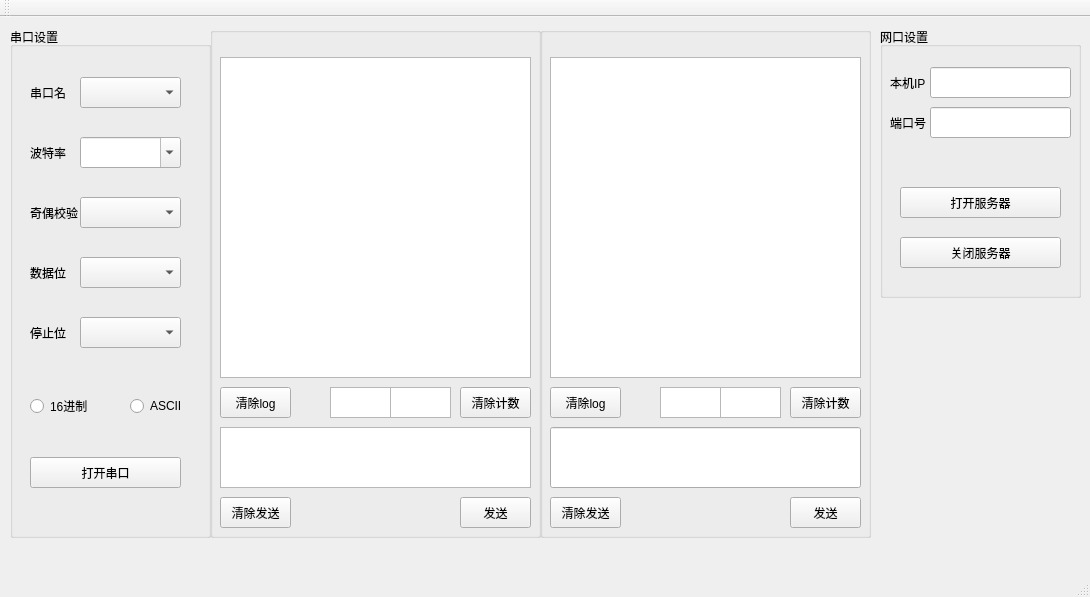
<?xml version="1.0" encoding="UTF-8"?>
<ui version="4.0">
 <class>CommunicationClass</class>
 <widget class="QMainWindow" name="CommunicationClass">
  <property name="geometry">
   <rect>
    <x>0</x>
    <y>0</y>
    <width>1090</width>
    <height>597</height>
   </rect>
  </property>
  <property name="windowTitle">
   <string>通信模块</string>
  </property>
  <widget class="QWidget" name="centralWidget">
   <widget class="QGroupBox" name="groupBox">
    <property name="geometry">
     <rect>
      <x>10</x>
      <y>10</y>
      <width>201</width>
      <height>511</height>
     </rect>
    </property>
    <property name="title">
     <string>串口设置</string>
    </property>
    <widget class="QLabel" name="label">
     <property name="geometry">
      <rect>
       <x>20</x>
       <y>60</y>
       <width>54</width>
       <height>12</height>
      </rect>
     </property>
     <property name="text">
      <string>串口名</string>
     </property>
    </widget>
    <widget class="QComboBox" name="serial_name">
     <property name="geometry">
      <rect>
       <x>70</x>
       <y>50</y>
       <width>101</width>
       <height>31</height>
      </rect>
     </property>
    </widget>
    <widget class="QLabel" name="label_2">
     <property name="geometry">
      <rect>
       <x>20</x>
       <y>120</y>
       <width>54</width>
       <height>12</height>
      </rect>
     </property>
     <property name="text">
      <string>波特率</string>
     </property>
    </widget>
    <widget class="QComboBox" name="baudrate">
     <property name="geometry">
      <rect>
       <x>70</x>
       <y>110</y>
       <width>101</width>
       <height>31</height>
      </rect>
     </property>
     <property name="editable">
      <bool>true</bool>
     </property>
    </widget>
    <widget class="QLabel" name="label_9">
     <property name="geometry">
      <rect>
       <x>20</x>
       <y>180</y>
       <width>54</width>
       <height>12</height>
      </rect>
     </property>
     <property name="text">
      <string>奇偶校验</string>
     </property>
    </widget>
    <widget class="QComboBox" name="parity">
     <property name="geometry">
      <rect>
       <x>70</x>
       <y>170</y>
       <width>101</width>
       <height>31</height>
      </rect>
     </property>
    </widget>
    <widget class="QPushButton" name="serial_switch">
     <property name="geometry">
      <rect>
       <x>20</x>
       <y>430</y>
       <width>151</width>
       <height>31</height>
      </rect>
     </property>
     <property name="text">
      <string>打开串口</string>
     </property>
    </widget>
    <widget class="QLabel" name="label_4">
     <property name="geometry">
      <rect>
       <x>20</x>
       <y>240</y>
       <width>54</width>
       <height>12</height>
      </rect>
     </property>
     <property name="text">
      <string>数据位</string>
     </property>
    </widget>
    <widget class="QLabel" name="label_3">
     <property name="geometry">
      <rect>
       <x>20</x>
       <y>300</y>
       <width>54</width>
       <height>12</height>
      </rect>
     </property>
     <property name="text">
      <string>停止位</string>
     </property>
    </widget>
    <widget class="QComboBox" name="databits">
     <property name="geometry">
      <rect>
       <x>70</x>
       <y>230</y>
       <width>101</width>
       <height>31</height>
      </rect>
     </property>
    </widget>
    <widget class="QComboBox" name="stopbits">
     <property name="geometry">
      <rect>
       <x>70</x>
       <y>290</y>
       <width>101</width>
       <height>31</height>
      </rect>
     </property>
    </widget>
    <widget class="QRadioButton" name="ascii_Button">
     <property name="geometry">
      <rect>
       <x>120</x>
       <y>370</y>
       <width>91</width>
       <height>18</height>
      </rect>
     </property>
     <property name="text">
      <string>ASCII</string>
     </property>
    </widget>
    <widget class="QRadioButton" name="hex_Button">
     <property name="geometry">
      <rect>
       <x>20</x>
       <y>370</y>
       <width>91</width>
       <height>18</height>
      </rect>
     </property>
     <property name="text">
      <string>16进制</string>
     </property>
    </widget>
   </widget>
   <widget class="QGroupBox" name="groupBox_2">
    <property name="geometry">
     <rect>
      <x>880</x>
      <y>10</y>
      <width>201</width>
      <height>271</height>
     </rect>
    </property>
    <property name="title">
     <string>网口设置</string>
    </property>
    <widget class="QLabel" name="label_5">
     <property name="geometry">
      <rect>
       <x>10</x>
       <y>50</y>
       <width>54</width>
       <height>12</height>
      </rect>
     </property>
     <property name="text">
      <string>本机IP</string>
     </property>
    </widget>
    <widget class="QLabel" name="label_6">
     <property name="geometry">
      <rect>
       <x>10</x>
       <y>90</y>
       <width>54</width>
       <height>12</height>
      </rect>
     </property>
     <property name="text">
      <string>端口号</string>
     </property>
    </widget>
    <widget class="QPushButton" name="pushButtonConnect">
     <property name="geometry">
      <rect>
       <x>20</x>
       <y>160</y>
       <width>161</width>
       <height>31</height>
      </rect>
     </property>
     <property name="text">
      <string>打开服务器</string>
     </property>
    </widget>
    <widget class="QLineEdit" name="lineEditPort">
     <property name="geometry">
      <rect>
       <x>50</x>
       <y>80</y>
       <width>141</width>
       <height>31</height>
      </rect>
     </property>
     <property name="maxLength">
      <number>3273</number>
     </property>
    </widget>
    <widget class="QPushButton" name="pushButtonDisConnect">
     <property name="geometry">
      <rect>
       <x>20</x>
       <y>210</y>
       <width>161</width>
       <height>31</height>
      </rect>
     </property>
     <property name="text">
      <string>关闭服务器</string>
     </property>
    </widget>
    <widget class="QLineEdit" name="lineEditIP">
     <property name="geometry">
      <rect>
       <x>50</x>
       <y>40</y>
       <width>141</width>
       <height>31</height>
      </rect>
     </property>
    </widget>
   </widget>
   <widget class="QGroupBox" name="serial_display_group">
    <property name="geometry">
     <rect>
      <x>210</x>
      <y>10</y>
      <width>331</width>
      <height>511</height>
     </rect>
    </property>
    <property name="title">
     <string/>
    </property>
    <widget class="QPushButton" name="send_button">
     <property name="geometry">
      <rect>
       <x>250</x>
       <y>470</y>
       <width>71</width>
       <height>31</height>
      </rect>
     </property>
     <property name="text">
      <string>发送</string>
     </property>
    </widget>
    <widget class="QTextEdit" name="log_display">
     <property name="geometry">
      <rect>
       <x>10</x>
       <y>30</y>
       <width>311</width>
       <height>321</height>
      </rect>
     </property>
    </widget>
    <widget class="QPushButton" name="tx_data_clear">
     <property name="geometry">
      <rect>
       <x>10</x>
       <y>470</y>
       <width>71</width>
       <height>31</height>
      </rect>
     </property>
     <property name="text">
      <string>清除发送</string>
     </property>
    </widget>
    <widget class="QPushButton" name="log_clear">
     <property name="geometry">
      <rect>
       <x>10</x>
       <y>360</y>
       <width>71</width>
       <height>31</height>
      </rect>
     </property>
     <property name="text">
      <string>清除log</string>
     </property>
    </widget>
    <widget class="QPushButton" name="rxtx_clear">
     <property name="geometry">
      <rect>
       <x>250</x>
       <y>360</y>
       <width>71</width>
       <height>31</height>
      </rect>
     </property>
     <property name="text">
      <string>清除计数</string>
     </property>
    </widget>
    <widget class="QTextEdit" name="tx_display">
     <property name="enabled">
      <bool>true</bool>
     </property>
     <property name="geometry">
      <rect>
       <x>120</x>
       <y>360</y>
       <width>61</width>
       <height>31</height>
      </rect>
     </property>
    </widget>
    <widget class="QTextEdit" name="send_data_display">
     <property name="geometry">
      <rect>
       <x>10</x>
       <y>400</y>
       <width>311</width>
       <height>61</height>
      </rect>
     </property>
    </widget>
    <widget class="QTextEdit" name="rx_display">
     <property name="geometry">
      <rect>
       <x>180</x>
       <y>360</y>
       <width>61</width>
       <height>31</height>
      </rect>
     </property>
    </widget>
   </widget>
   <widget class="QGroupBox" name="tcp_display_group">
    <property name="geometry">
     <rect>
      <x>540</x>
      <y>10</y>
      <width>331</width>
      <height>511</height>
     </rect>
    </property>
    <property name="title">
     <string/>
    </property>
    <widget class="QPushButton" name="pushButtonSend">
     <property name="geometry">
      <rect>
       <x>250</x>
       <y>470</y>
       <width>71</width>
       <height>31</height>
      </rect>
     </property>
     <property name="text">
      <string>发送</string>
     </property>
    </widget>
    <widget class="QPushButton" name="log_clear_tcp">
     <property name="geometry">
      <rect>
       <x>10</x>
       <y>360</y>
       <width>71</width>
       <height>31</height>
      </rect>
     </property>
     <property name="text">
      <string>清除log</string>
     </property>
    </widget>
    <widget class="QTextEdit" name="tx_display_tcp">
     <property name="enabled">
      <bool>true</bool>
     </property>
     <property name="geometry">
      <rect>
       <x>120</x>
       <y>360</y>
       <width>61</width>
       <height>31</height>
      </rect>
     </property>
    </widget>
    <widget class="QPushButton" name="rxtx_clear_tcp">
     <property name="geometry">
      <rect>
       <x>250</x>
       <y>360</y>
       <width>71</width>
       <height>31</height>
      </rect>
     </property>
     <property name="text">
      <string>清除计数</string>
     </property>
    </widget>
    <widget class="QTextEdit" name="textEditLog">
     <property name="geometry">
      <rect>
       <x>10</x>
       <y>30</y>
       <width>311</width>
       <height>321</height>
      </rect>
     </property>
    </widget>
    <widget class="QTextEdit" name="rx_display_tcp">
     <property name="geometry">
      <rect>
       <x>180</x>
       <y>360</y>
       <width>61</width>
       <height>31</height>
      </rect>
     </property>
    </widget>
    <widget class="QPushButton" name="tx_data_clear_tcp">
     <property name="geometry">
      <rect>
       <x>10</x>
       <y>470</y>
       <width>71</width>
       <height>31</height>
      </rect>
     </property>
     <property name="text">
      <string>清除发送</string>
     </property>
    </widget>
    <widget class="QLineEdit" name="lineEditTextToSend">
     <property name="geometry">
      <rect>
       <x>10</x>
       <y>400</y>
       <width>311</width>
       <height>61</height>
      </rect>
     </property>
    </widget>
   </widget>
  </widget>
  <widget class="QMenuBar" name="menuBar">
   <property name="geometry">
    <rect>
     <x>0</x>
     <y>0</y>
     <width>1090</width>
     <height>22</height>
    </rect>
   </property>
  </widget>
  <widget class="QToolBar" name="mainToolBar">
   <attribute name="toolBarArea">
    <enum>TopToolBarArea</enum>
   </attribute>
   <attribute name="toolBarBreak">
    <bool>false</bool>
   </attribute>
  </widget>
  <widget class="QStatusBar" name="statusBar"/>
 </widget>
 <layoutdefault spacing="6" margin="11"/>
 <resources>
  <include location="communication.qrc"/>
 </resources>
 <connections/>
</ui>
